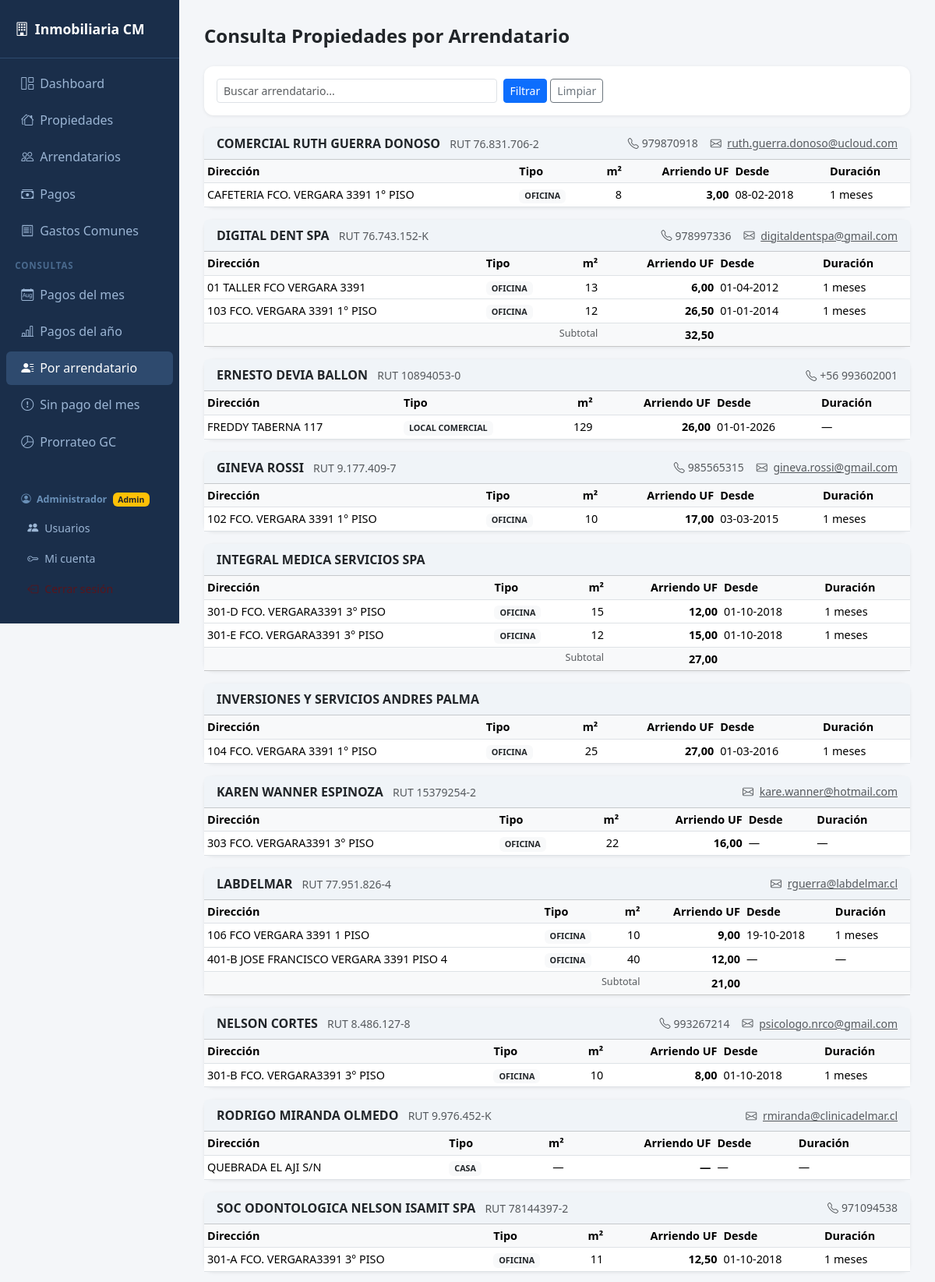
/consultas/propiedades-arrendatario (signed in, upper part), run on the app's committed database.
### models.py (models this page shows)
class Base(DeclarativeBase):
    pass

class Propiedad(Base):
    __tablename__ = "propiedades"
    id_propiedad = Column(Integer, primary_key=True, autoincrement=True)
    tipo_propiedad = Column(Enum(TipoPropiedad))
    direccion_propiedad = Column(String(200))
    rol = Column(String(30))             # ROL SII ej: 3260-047
    metros_terreno = Column(Float)
    metros_propiedad = Column(Float)
    estado = Column(Enum(EstadoPropiedad), default=EstadoPropiedad.DISPONIBLE)
    valor_arriendo_uf = Column(Float)
    fecha_contrato = Column(Date)
    duracion_contrato = Column(Integer)  # en meses
    copia_contrato = Column(Text)        # ruta o nombre del archivo
    paga_gastos_comunes = Column(Integer, default=0)  # 1=sí, 0=no
    id_arrendatario = Column(Integer, ForeignKey("arrendatarios.id_arrendatario"))
    arrendatario = relationship("Arrendatario", back_populates="propiedades")
    pagos = relationship("Pago", back_populates="propiedad", passive_deletes=True)

class Arrendatario(Base):
    __tablename__ = "arrendatarios"
    id_arrendatario = Column(Integer, primary_key=True, autoincrement=True)
    nombre_arrendatario = Column(String(100))
    rut_arrendatario = Column(String(20), unique=True)
    contacto = Column(String(100))
    telefono = Column(String(20))
    mail = Column(String(100))
    actividad_arrendatario = Column(String(100))
    propiedades = relationship("Propiedad", back_populates="arrendatario")

### app.py (the view)
@app.route("/consultas/propiedades-arrendatario")
@login_required
@permiso_required("ver_consultas")
def consulta_propiedades_arrendatario():
    q = request.args.get("q", "")
    with Session(engine) as s:
        q2 = (
            s.query(Arrendatario, Propiedad)
            .join(Propiedad, Arrendatario.id_arrendatario == Propiedad.id_arrendatario)
            .filter(Propiedad.estado == EstadoPropiedad.ARRENDADA)
            .order_by(Arrendatario.nombre_arrendatario, Propiedad.direccion_propiedad)
        )
        if q:
            q2 = q2.filter(Arrendatario.nombre_arrendatario.ilike(f"%{q}%"))
        rows = q2.all()
        from collections import OrderedDict
        grupos = OrderedDict()
        for arr, prop in rows:
            key = arr.id_arrendatario
            if key not in grupos:
                grupos[key] = {
                    "nombre": arr.nombre_arrendatario,
                    "rut":    arr.rut_arrendatario,
                    "telefono": arr.telefono,
                    "mail":   arr.mail,
                    "propiedades": [],
                }
            pd = {c.key: getattr(prop, c.key) for c in prop.__mapper__.columns}
            pd["tipo_propiedad"] = _enum_val(prop.tipo_propiedad)
            grupos[key]["propiedades"].append(pd)
    return render_template("consulta_propiedades_arr.html",
                           grupos=grupos.values(), q=q)

### app.py (called while the page is built)
def login_required(f):
    @functools.wraps(f)
    def decorated(*args, **kwargs):
        if not session.get("id_usuario"):
            return redirect(url_for("login"))
        return f(*args, **kwargs)
    return decorated

def es_admin():
    return session.get("rol") == "admin"

def tiene_permiso(permiso: str) -> bool:
    if session.get("rol") == "admin":
        return True
    permisos = session.get("permisos", "")
    return permiso in permisos.split(",")

def permiso_required(permiso: str):
    def decorator(f):
        @functools.wraps(f)
        def decorated(*args, **kwargs):
            if not session.get("id_usuario"):
                return redirect(url_for("login"))
            if not tiene_permiso(permiso):
                flash("No tienes permiso para acceder a esta sección.", "danger")
                return redirect(url_for("dashboard"))
            return f(*args, **kwargs)
        return decorated
    return decorator

@app.context_processor
def inject_globals():
    return {
        "es_admin":       es_admin(),
        "rol_usuario":    session.get("rol", ""),
        "tiene_permiso":  tiene_permiso,
    }

def _fmt_uf(v, dec=2):
    if v is None:
        return "—"
    s = f"{float(v):,.{dec}f}"          # e.g. "1,234.56"
    return s.replace(",", "X").replace(".", ",").replace("X", ".")  # "1.234,56"

def _fmt_fecha(v):
    if v is None:
        return "—"
    if hasattr(v, "strftime"):
        return v.strftime("%d-%m-%Y")
    s = str(v)[:10]          # tomar sólo la parte de fecha
    parts = s.split("-")
    if len(parts) == 3:
        return f"{parts[2]}-{parts[1]}-{parts[0]}"
    return s

def _enum_val(col):
    return col.value if col else None

### templates/consulta_propiedades_arr.html (shortened to what this page needs)
{% extends "base.html" %}
{% block content %}
<h4 class="fw-bold mb-4">Consulta Propiedades por Arrendatario</h4>
<div class="card p-3 mb-3">
  <form class="row g-2" method="get">
    <div class="col-md-5">
      <input class="form-control form-control-sm" name="q"
             placeholder="Buscar arrendatario..." value="{{ q }}">
    </div>
    <div class="col-auto">
      <button class="btn btn-sm btn-primary">Filtrar</button>
      <a class="btn btn-sm btn-outline-secondary" href="/consultas/propiedades-arrendatario">Limpiar</a>
    </div>
  </form>
</div>
{% for g in grupos %}
<div class="card mb-3">
  <div class="card-header d-flex align-items-center justify-content-between py-2"
       style="background:#f0f4f8">
    <div>
      <span class="fw-bold fs-6">{{ g.nombre or "—" }}</span>
      {% if g.rut %}
        <span class="text-muted ms-2 small">RUT {{ g.rut }}</span>
      {% endif %}
    </div>
    <div class="d-flex gap-3 text-muted small">
      {% if g.telefono %}
        <span><i class="bi bi-telephone me-1"></i>{{ g.telefono }}</span>
      {% endif %}
      {% if g.mail %}
        <span><i class="bi bi-envelope me-1"></i>
          <a href="mailto:{{ g.mail }}" class="text-muted">{{ g.mail }}</a>
        </span>
      {% endif %}
    </div>
  </div>
  <div class="table-responsive">
    <table class="table table-sm table-hover mb-0">
      <thead>
        <tr>
          <th>Dirección</th>
          <th>Tipo</th>
          <th class="text-end">m²</th>
          <th class="text-end">Arriendo UF</th>
          <th>Desde</th>
          <th>Duración</th>
        </tr>
      </thead>
      <tbody>
        {% for p in g.propiedades %}
        <tr>
          <td>{{ p.direccion_propiedad or "—" }}</td>
          <td><span class="badge bg-light text-dark">{{ p.tipo_propiedad or "—" }}</span></td>
          <td class="text-end">{{ p.metros_propiedad|int if p.metros_propiedad else "—" }}</td>
          <td class="text-end fw-semibold">{{ p.valor_arriendo_uf|cl_uf if p.valor_arriendo_uf else "—" }}</td>
          <td>{{ p.fecha_contrato|cl_fecha }}</td>
          <td>{{ (p.duracion_contrato|string + " meses") if p.duracion_contrato else "—" }}</td>
        </tr>
        {% endfor %}
        {% set total_arr = namespace(v=0) %}
        {% for p in g.propiedades %}{% if p.valor_arriendo_uf %}{% set total_arr.v = total_arr.v + p.valor_arriendo_uf %}{% endif %}{% endfor %}
        {% if g.propiedades|length > 1 %}
        <tr class="table-light">
          <td colspan="3" class="text-end text-muted small">Subtotal</td>
          <td class="text-end fw-bold">{{ total_arr.v|cl_uf }}</td>
          <td colspan="2"></td>
        </tr>
        {% endif %}
      </tbody>
    </table>
  </div>
</div>
{% else %}
<div class="text-center text-muted py-5">
  <i class="bi bi-person-x fs-2 d-block mb-2"></i>
  Sin arrendatarios con propiedades arrendadas{% if q %} que coincidan con "{{ q }}"{% endif %}.
</div>
{% endfor %}
{% endblock %}

### templates/base.html (style rules this page uses)
body { background: #f4f6f9; font-family: 'Segoe UI', sans-serif; }
.card { border: none; border-radius: 12px; box-shadow: 0 1px 4px rgba(0,0,0,.08); }
table { font-size: .9rem; }
th { background: #f8f9fa !important; font-weight: 600; color: #495057; }

### data on the page
Propiedad: nombre_arrendatario "COMERCIAL RUTH GUERRA DONOSO", rut "76.831.706-2", telefono "979870918", mail "ruth.guerra.donoso@ucloud.com", direccion_propiedad "CAFETERIA FCO. VERGARA 3391 1° PISO", tipo_propiedad "OFICINA", metros_propiedad "8", valor_arriendo_uf|cl_uf "3,00", fecha_contrato|cl_fecha "08-02-2018", duracion_contrato "1 meses"
Propiedad: nombre_arrendatario "DIGITAL DENT SPA", rut "76.743.152-K", telefono "978997336", mail "digitaldentspa@gmail.com", direccion_propiedad "01 TALLER FCO VERGARA 3391", tipo_propiedad "OFICINA", metros_propiedad "13", valor_arriendo_uf|cl_uf "6,00", fecha_contrato|cl_fecha "01-04-2012", duracion_contrato "1 meses", v|cl_uf "32,50"
Propiedad: direccion_propiedad "103 FCO. VERGARA 3391 1° PISO", tipo_propiedad "OFICINA", metros_propiedad "12", valor_arriendo_uf|cl_uf "26,50", fecha_contrato|cl_fecha "01-01-2014", duracion_contrato "1 meses"
Propiedad: nombre_arrendatario "ERNESTO DEVIA BALLON", rut "10894053-0", telefono "+56 993602001", direccion_propiedad "FREDDY TABERNA 117", tipo_propiedad "LOCAL COMERCIAL", metros_propiedad "129", valor_arriendo_uf|cl_uf "26,00", fecha_contrato|cl_fecha "01-01-2026", duracion_contrato "—"
Propiedad: nombre_arrendatario "GINEVA ROSSI", rut "9.177.409-7", telefono "985565315", mail "gineva.rossi@gmail.com", direccion_propiedad "102 FCO. VERGARA 3391 1° PISO", tipo_propiedad "OFICINA", metros_propiedad "10", valor_arriendo_uf|cl_uf "17,00", fecha_contrato|cl_fecha "03-03-2015", duracion_contrato "1 meses"
Propiedad: nombre_arrendatario "INTEGRAL MEDICA SERVICIOS SPA", direccion_propiedad "301-D FCO. VERGARA3391 3° PISO", tipo_propiedad "OFICINA", metros_propiedad "15", valor_arriendo_uf|cl_uf "12,00", fecha_contrato|cl_fecha "01-10-2018", duracion_contrato "1 meses", v|cl_uf "27,00"
Propiedad: direccion_propiedad "301-E FCO. VERGARA3391 3° PISO", tipo_propiedad "OFICINA", metros_propiedad "12", valor_arriendo_uf|cl_uf "15,00", fecha_contrato|cl_fecha "01-10-2018", duracion_contrato "1 meses"
Propiedad: nombre_arrendatario "INVERSIONES Y SERVICIOS ANDRES PALMA", direccion_propiedad "104 FCO. VERGARA 3391 1° PISO", tipo_propiedad "OFICINA", metros_propiedad "25", valor_arriendo_uf|cl_uf "27,00", fecha_contrato|cl_fecha "01-03-2016", duracion_contrato "1 meses"
Propiedad: nombre_arrendatario "KAREN WANNER ESPINOZA", rut "15379254-2", mail "kare.wanner@hotmail.com", direccion_propiedad "303 FCO. VERGARA3391 3° PISO", tipo_propiedad "OFICINA", metros_propiedad "22", valor_arriendo_uf|cl_uf "16,00", fecha_contrato|cl_fecha "—", duracion_contrato "—"
Propiedad: nombre_arrendatario "LABDELMAR", rut "77.951.826-4", mail "rguerra@labdelmar.cl", direccion_propiedad "106 FCO VERGARA 3391 1 PISO", tipo_propiedad "OFICINA", metros_propiedad "10", valor_arriendo_uf|cl_uf "9,00", fecha_contrato|cl_fecha "19-10-2018", duracion_contrato "1 meses", v|cl_uf "21,00"
Propiedad: direccion_propiedad "401-B JOSE FRANCISCO VERGARA 3391 PISO 4", tipo_propiedad "OFICINA", metros_propiedad "40", valor_arriendo_uf|cl_uf "12,00", fecha_contrato|cl_fecha "—", duracion_contrato "—"
Propiedad: nombre_arrendatario "NELSON CORTES", rut "8.486.127-8", telefono "993267214", mail "psicologo.nrco@gmail.com", direccion_propiedad "301-B FCO. VERGARA3391 3° PISO", tipo_propiedad "OFICINA", metros_propiedad "10", valor_arriendo_uf|cl_uf "8,00", fecha_contrato|cl_fecha "01-10-2018", duracion_contrato "1 meses"
Propiedad: nombre_arrendatario "RODRIGO MIRANDA OLMEDO", rut "9.976.452-K", mail "rmiranda@clinicadelmar.cl", direccion_propiedad "QUEBRADA EL AJI S/N", tipo_propiedad "CASA", metros_propiedad "—", valor_arriendo_uf|cl_uf "—", fecha_contrato|cl_fecha "—", duracion_contrato "—"
Propiedad: nombre_arrendatario "SOC ODONTOLOGICA NELSON ISAMIT SPA", rut "78144397-2", telefono "971094538", direccion_propiedad "301-A FCO. VERGARA3391 3° PISO", tipo_propiedad "OFICINA", metros_propiedad "11", valor_arriendo_uf|cl_uf "12,50", fecha_contrato|cl_fecha "01-10-2018", duracion_contrato "1 meses"

### other printed values
{{ session.get('nombre','') }} "Administrador"
{{ 'Admin' if es_admin else 'Usuario' }} "Admin"
